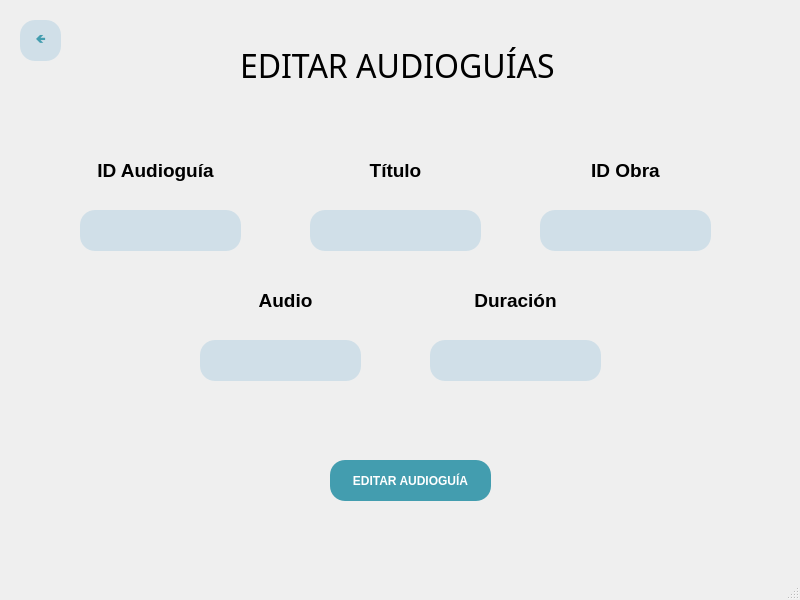
<?xml version="1.0" encoding="UTF-8"?>
<ui version="4.0">
 <class>MainWindow</class>
 <widget class="QMainWindow" name="MainWindow">
  <property name="geometry">
   <rect>
    <x>0</x>
    <y>0</y>
    <width>800</width>
    <height>600</height>
   </rect>
  </property>
  <property name="windowTitle">
   <string>MainWindow</string>
  </property>
  <widget class="QWidget" name="centralwidget">
   <widget class="QPushButton" name="BotonEditarAudioguia">
    <property name="geometry">
     <rect>
      <x>330</x>
      <y>460</y>
      <width>161</width>
      <height>41</height>
     </rect>
    </property>
    <property name="palette">
     <palette>
      <active>
       <colorrole role="WindowText">
        <brush brushstyle="SolidPattern">
         <color alpha="255">
          <red>255</red>
          <green>255</green>
          <blue>255</blue>
         </color>
        </brush>
       </colorrole>
       <colorrole role="Button">
        <brush brushstyle="SolidPattern">
         <color alpha="255">
          <red>67</red>
          <green>157</green>
          <blue>175</blue>
         </color>
        </brush>
       </colorrole>
       <colorrole role="Text">
        <brush brushstyle="SolidPattern">
         <color alpha="255">
          <red>255</red>
          <green>255</green>
          <blue>255</blue>
         </color>
        </brush>
       </colorrole>
       <colorrole role="ButtonText">
        <brush brushstyle="SolidPattern">
         <color alpha="255">
          <red>255</red>
          <green>255</green>
          <blue>255</blue>
         </color>
        </brush>
       </colorrole>
       <colorrole role="Base">
        <brush brushstyle="SolidPattern">
         <color alpha="255">
          <red>67</red>
          <green>157</green>
          <blue>175</blue>
         </color>
        </brush>
       </colorrole>
       <colorrole role="Window">
        <brush brushstyle="SolidPattern">
         <color alpha="255">
          <red>67</red>
          <green>157</green>
          <blue>175</blue>
         </color>
        </brush>
       </colorrole>
      </active>
      <inactive>
       <colorrole role="WindowText">
        <brush brushstyle="SolidPattern">
         <color alpha="255">
          <red>255</red>
          <green>255</green>
          <blue>255</blue>
         </color>
        </brush>
       </colorrole>
       <colorrole role="Button">
        <brush brushstyle="SolidPattern">
         <color alpha="255">
          <red>67</red>
          <green>157</green>
          <blue>175</blue>
         </color>
        </brush>
       </colorrole>
       <colorrole role="Text">
        <brush brushstyle="SolidPattern">
         <color alpha="255">
          <red>255</red>
          <green>255</green>
          <blue>255</blue>
         </color>
        </brush>
       </colorrole>
       <colorrole role="ButtonText">
        <brush brushstyle="SolidPattern">
         <color alpha="255">
          <red>255</red>
          <green>255</green>
          <blue>255</blue>
         </color>
        </brush>
       </colorrole>
       <colorrole role="Base">
        <brush brushstyle="SolidPattern">
         <color alpha="255">
          <red>67</red>
          <green>157</green>
          <blue>175</blue>
         </color>
        </brush>
       </colorrole>
       <colorrole role="Window">
        <brush brushstyle="SolidPattern">
         <color alpha="255">
          <red>67</red>
          <green>157</green>
          <blue>175</blue>
         </color>
        </brush>
       </colorrole>
      </inactive>
      <disabled>
       <colorrole role="WindowText">
        <brush brushstyle="SolidPattern">
         <color alpha="255">
          <red>255</red>
          <green>255</green>
          <blue>255</blue>
         </color>
        </brush>
       </colorrole>
       <colorrole role="Button">
        <brush brushstyle="SolidPattern">
         <color alpha="255">
          <red>67</red>
          <green>157</green>
          <blue>175</blue>
         </color>
        </brush>
       </colorrole>
       <colorrole role="Text">
        <brush brushstyle="SolidPattern">
         <color alpha="255">
          <red>255</red>
          <green>255</green>
          <blue>255</blue>
         </color>
        </brush>
       </colorrole>
       <colorrole role="ButtonText">
        <brush brushstyle="SolidPattern">
         <color alpha="255">
          <red>255</red>
          <green>255</green>
          <blue>255</blue>
         </color>
        </brush>
       </colorrole>
       <colorrole role="Base">
        <brush brushstyle="SolidPattern">
         <color alpha="255">
          <red>67</red>
          <green>157</green>
          <blue>175</blue>
         </color>
        </brush>
       </colorrole>
       <colorrole role="Window">
        <brush brushstyle="SolidPattern">
         <color alpha="255">
          <red>67</red>
          <green>157</green>
          <blue>175</blue>
         </color>
        </brush>
       </colorrole>
      </disabled>
     </palette>
    </property>
    <property name="cursor">
     <cursorShape>PointingHandCursor</cursorShape>
    </property>
    <property name="styleSheet">
     <string notr="true">background-color: rgb(67, 157, 175);
color: rgb(255, 255, 255);
font-weight: bold;
font-family: 'Verdana';
border-radius: 15px;</string>
    </property>
    <property name="text">
     <string>EDITAR AUDIOGUÍA</string>
    </property>
   </widget>
   <widget class="QLabel" name="Titulo">
    <property name="geometry">
     <rect>
      <x>240</x>
      <y>20</y>
      <width>351</width>
      <height>91</height>
     </rect>
    </property>
    <property name="font">
     <font>
      <family>Bell MT</family>
      <pointsize>24</pointsize>
      <weight>50</weight>
      <bold>false</bold>
     </font>
    </property>
    <property name="text">
     <string>EDITAR AUDIOGUÍAS</string>
    </property>
   </widget>
   <widget class="QLineEdit" name="IDObra_entrada">
    <property name="geometry">
     <rect>
      <x>540</x>
      <y>210</y>
      <width>171</width>
      <height>41</height>
     </rect>
    </property>
    <property name="styleSheet">
     <string notr="true">border-radius: 15px;
background-color: rgb(208, 223, 232);</string>
    </property>
   </widget>
   <widget class="QLineEdit" name="Audio_entrada">
    <property name="geometry">
     <rect>
      <x>200</x>
      <y>340</y>
      <width>161</width>
      <height>41</height>
     </rect>
    </property>
    <property name="styleSheet">
     <string notr="true">border-radius: 15px;
background-color: rgb(208, 223, 232);</string>
    </property>
   </widget>
   <widget class="QLineEdit" name="Titulo_entrada">
    <property name="geometry">
     <rect>
      <x>310</x>
      <y>210</y>
      <width>171</width>
      <height>41</height>
     </rect>
    </property>
    <property name="styleSheet">
     <string notr="true">border-radius: 15px;
background-color: rgb(208, 223, 232);</string>
    </property>
   </widget>
   <widget class="QLabel" name="label">
    <property name="geometry">
     <rect>
      <x>50</x>
      <y>150</y>
      <width>211</width>
      <height>41</height>
     </rect>
    </property>
    <property name="text">
     <string>&lt;html&gt;&lt;head/&gt;&lt;body&gt;&lt;p align=&quot;center&quot;&gt;&lt;span style=&quot; font-size:14pt; font-weight:600;&quot;&gt;ID Audioguía&lt;/span&gt;&lt;/p&gt;&lt;/body&gt;&lt;/html&gt;</string>
    </property>
   </widget>
   <widget class="QLabel" name="label_2">
    <property name="geometry">
     <rect>
      <x>180</x>
      <y>280</y>
      <width>211</width>
      <height>41</height>
     </rect>
    </property>
    <property name="text">
     <string>&lt;html&gt;&lt;head/&gt;&lt;body&gt;&lt;p align=&quot;center&quot;&gt;&lt;span style=&quot; font-size:14pt; font-weight:600;&quot;&gt;Audio&lt;/span&gt;&lt;/p&gt;&lt;/body&gt;&lt;/html&gt;</string>
    </property>
   </widget>
   <widget class="QLabel" name="label_3">
    <property name="geometry">
     <rect>
      <x>290</x>
      <y>150</y>
      <width>211</width>
      <height>41</height>
     </rect>
    </property>
    <property name="text">
     <string>&lt;html&gt;&lt;head/&gt;&lt;body&gt;&lt;p align=&quot;center&quot;&gt;&lt;span style=&quot; font-size:14pt; font-weight:600;&quot;&gt;Título&lt;/span&gt;&lt;/p&gt;&lt;/body&gt;&lt;/html&gt;</string>
    </property>
   </widget>
   <widget class="QLabel" name="label_8">
    <property name="geometry">
     <rect>
      <x>410</x>
      <y>280</y>
      <width>211</width>
      <height>41</height>
     </rect>
    </property>
    <property name="text">
     <string>&lt;html&gt;&lt;head/&gt;&lt;body&gt;&lt;p align=&quot;center&quot;&gt;&lt;span style=&quot; font-size:14pt; font-weight:600;&quot;&gt;Duración&lt;/span&gt;&lt;/p&gt;&lt;/body&gt;&lt;/html&gt;</string>
    </property>
   </widget>
   <widget class="QLineEdit" name="IDIDAudioguia_entrada">
    <property name="geometry">
     <rect>
      <x>80</x>
      <y>210</y>
      <width>161</width>
      <height>41</height>
     </rect>
    </property>
    <property name="styleSheet">
     <string notr="true">border-radius: 15px;
background-color: rgb(208, 223, 232);</string>
    </property>
   </widget>
   <widget class="QLabel" name="label_4">
    <property name="geometry">
     <rect>
      <x>520</x>
      <y>150</y>
      <width>211</width>
      <height>41</height>
     </rect>
    </property>
    <property name="text">
     <string>&lt;html&gt;&lt;head/&gt;&lt;body&gt;&lt;p align=&quot;center&quot;&gt;&lt;span style=&quot; font-size:14pt; font-weight:600;&quot;&gt;ID Obra&lt;/span&gt;&lt;/p&gt;&lt;/body&gt;&lt;/html&gt;</string>
    </property>
   </widget>
   <widget class="QLineEdit" name="Duracion_entrada">
    <property name="geometry">
     <rect>
      <x>430</x>
      <y>340</y>
      <width>171</width>
      <height>41</height>
     </rect>
    </property>
    <property name="styleSheet">
     <string notr="true">border-radius: 15px;
background-color: rgb(208, 223, 232);</string>
    </property>
   </widget>
   <widget class="QPushButton" name="BotonAtras">
    <property name="geometry">
     <rect>
      <x>20</x>
      <y>20</y>
      <width>41</width>
      <height>41</height>
     </rect>
    </property>
    <property name="palette">
     <palette>
      <active>
       <colorrole role="WindowText">
        <brush brushstyle="SolidPattern">
         <color alpha="255">
          <red>67</red>
          <green>157</green>
          <blue>175</blue>
         </color>
        </brush>
       </colorrole>
       <colorrole role="Button">
        <brush brushstyle="SolidPattern">
         <color alpha="255">
          <red>208</red>
          <green>223</green>
          <blue>232</blue>
         </color>
        </brush>
       </colorrole>
       <colorrole role="Text">
        <brush brushstyle="SolidPattern">
         <color alpha="255">
          <red>67</red>
          <green>157</green>
          <blue>175</blue>
         </color>
        </brush>
       </colorrole>
       <colorrole role="ButtonText">
        <brush brushstyle="SolidPattern">
         <color alpha="255">
          <red>67</red>
          <green>157</green>
          <blue>175</blue>
         </color>
        </brush>
       </colorrole>
       <colorrole role="Base">
        <brush brushstyle="SolidPattern">
         <color alpha="255">
          <red>208</red>
          <green>223</green>
          <blue>232</blue>
         </color>
        </brush>
       </colorrole>
       <colorrole role="Window">
        <brush brushstyle="SolidPattern">
         <color alpha="255">
          <red>208</red>
          <green>223</green>
          <blue>232</blue>
         </color>
        </brush>
       </colorrole>
      </active>
      <inactive>
       <colorrole role="WindowText">
        <brush brushstyle="SolidPattern">
         <color alpha="255">
          <red>67</red>
          <green>157</green>
          <blue>175</blue>
         </color>
        </brush>
       </colorrole>
       <colorrole role="Button">
        <brush brushstyle="SolidPattern">
         <color alpha="255">
          <red>208</red>
          <green>223</green>
          <blue>232</blue>
         </color>
        </brush>
       </colorrole>
       <colorrole role="Text">
        <brush brushstyle="SolidPattern">
         <color alpha="255">
          <red>67</red>
          <green>157</green>
          <blue>175</blue>
         </color>
        </brush>
       </colorrole>
       <colorrole role="ButtonText">
        <brush brushstyle="SolidPattern">
         <color alpha="255">
          <red>67</red>
          <green>157</green>
          <blue>175</blue>
         </color>
        </brush>
       </colorrole>
       <colorrole role="Base">
        <brush brushstyle="SolidPattern">
         <color alpha="255">
          <red>208</red>
          <green>223</green>
          <blue>232</blue>
         </color>
        </brush>
       </colorrole>
       <colorrole role="Window">
        <brush brushstyle="SolidPattern">
         <color alpha="255">
          <red>208</red>
          <green>223</green>
          <blue>232</blue>
         </color>
        </brush>
       </colorrole>
      </inactive>
      <disabled>
       <colorrole role="WindowText">
        <brush brushstyle="SolidPattern">
         <color alpha="255">
          <red>67</red>
          <green>157</green>
          <blue>175</blue>
         </color>
        </brush>
       </colorrole>
       <colorrole role="Button">
        <brush brushstyle="SolidPattern">
         <color alpha="255">
          <red>208</red>
          <green>223</green>
          <blue>232</blue>
         </color>
        </brush>
       </colorrole>
       <colorrole role="Text">
        <brush brushstyle="SolidPattern">
         <color alpha="255">
          <red>67</red>
          <green>157</green>
          <blue>175</blue>
         </color>
        </brush>
       </colorrole>
       <colorrole role="ButtonText">
        <brush brushstyle="SolidPattern">
         <color alpha="255">
          <red>67</red>
          <green>157</green>
          <blue>175</blue>
         </color>
        </brush>
       </colorrole>
       <colorrole role="Base">
        <brush brushstyle="SolidPattern">
         <color alpha="255">
          <red>208</red>
          <green>223</green>
          <blue>232</blue>
         </color>
        </brush>
       </colorrole>
       <colorrole role="Window">
        <brush brushstyle="SolidPattern">
         <color alpha="255">
          <red>208</red>
          <green>223</green>
          <blue>232</blue>
         </color>
        </brush>
       </colorrole>
      </disabled>
     </palette>
    </property>
    <property name="cursor">
     <cursorShape>PointingHandCursor</cursorShape>
    </property>
    <property name="styleSheet">
     <string notr="true">background-color: rgb(208, 223, 232);
color:rgb(67, 157, 175);
font-weight: bold;
font-family: 'Verdana';
border-radius: 15px;</string>
    </property>
    <property name="text">
     <string>🡸</string>
    </property>
   </widget>
  </widget>
  <widget class="QMenuBar" name="menubar">
   <property name="geometry">
    <rect>
     <x>0</x>
     <y>0</y>
     <width>800</width>
     <height>21</height>
    </rect>
   </property>
  </widget>
  <widget class="QStatusBar" name="statusbar"/>
 </widget>
 <resources/>
 <connections/>
</ui>
